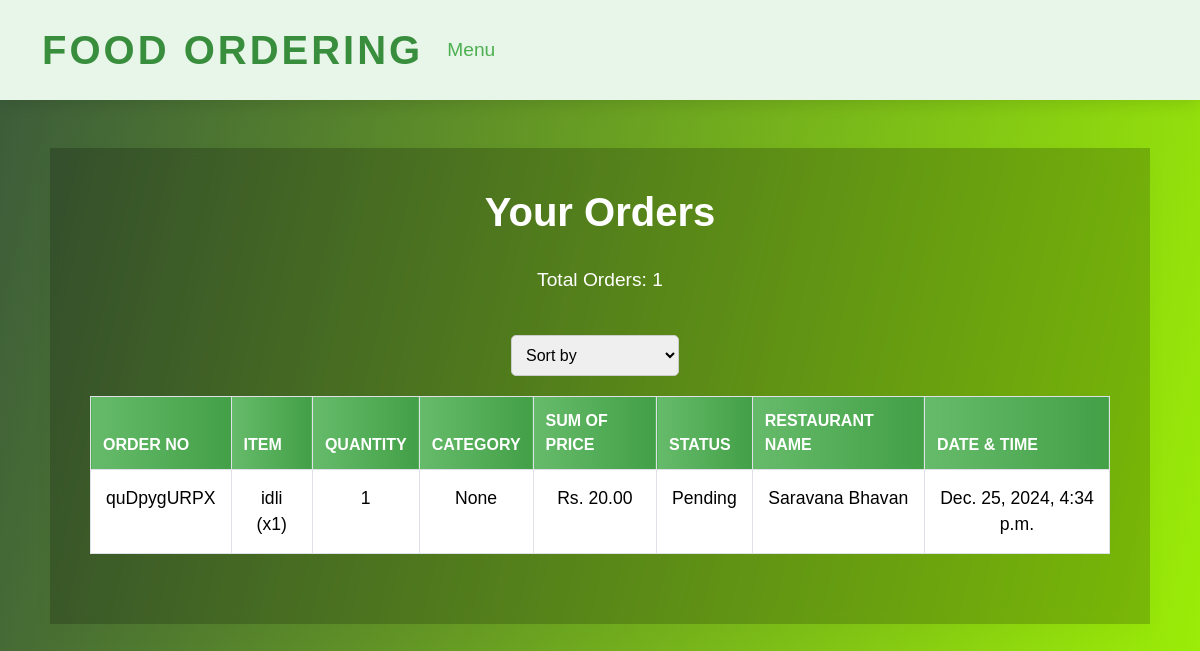
Page /orders/ (signed in) on the committed database.
### customer/models.py (models this page shows, shortened)
class Order(models.Model):
    customer = models.ForeignKey(customerUser, on_delete=models.CASCADE, related_name='orders')
    item = models.CharField(max_length=100)
    quantity = models.IntegerField()
    category = models.CharField(max_length=100)
    sum_of_price = models.DecimalField(max_digits=10, decimal_places=2)
    order_no = models.CharField(max_length=20, unique=True)
    status = models.CharField(max_length=20, choices=[
        ('PENDING', 'Pending'),
        ('CONFIRMED', 'Confirmed'),
        ('OUT_FOR_DELIVERY', 'Out for Delivery'),
        ('DELIVERED', 'Delivered'),
        ('CANCELLED', 'Cancelled')
    ], default='PENDING')
    delivery_person = models.CharField(max_length=100, null=True, blank=True)
    restaurant_name = models.CharField(max_length=100)
    comments = models.TextField(null=True, blank=True)
    date_time = models.DateTimeField(auto_now_add=True)

### customer/views.py (the view)
# urls.py: path('orders/', customerviews.orders, name='orders'),
def orders(request):
    user_orders = Order.objects.filter(customer=request.user)
    return render(request, 'home/orders.html', {'orders': user_orders})

### ordering/templates/home/orders.html (shortened to what this page needs)
<!DOCTYPE html>
<html lang="en">
{% load static %}
<head>
    <link rel="stylesheet" href="https://cdn.jsdelivr.net/npm/bootstrap@5.3.3/dist/css/bootstrap.min.css">
</head>
<body>
    <nav class="navbar navbar-expand-lg navbar-light custom-grey">
        <div class="container-fluid">
            <span class="navbar-brand">Food Ordering</span>
            <div class="collapse navbar-collapse" id="navbarNav">
                <ul class="navbar-nav me-auto">
                    <li class="nav-item active">
                        <a class="nav-link menu-link" href="/menu">Menu</a>
                    </li>
                </ul>
            </div>
        </div>
    </nav>
    <div class="container mt-5">
        <h2 class="text-center">Your Orders</h2>
        <p>Total Orders: {{ orders|length }}</p>
        <div class="filter-container">
            <select onchange="sortTable(this.value)">
                <option value="" disabled selected>Sort by</option>
            </select>
        </div>
        <div class="table-container">
            <table class="table table-bordered">
                <thead>
                    <tr>
                        <th>Order No</th>
                        <th>Item</th>
                        <th>Quantity</th>
                        <th>Category</th>
                        <th>Sum of Price</th>
                        <th>Status</th>
                        <th>Restaurant Name</th>
                        <th>Date & Time</th>
                    </tr>
                </thead>
                <tbody>
                    {% for order in orders %}
                    <tr>
                        <td>{{ order.order_no }}</td>
                        <td>{{ order.item }}</td>
                        <td>{{ order.quantity }}</td>
                        <td>{{ order.category }}</td>
                        <td>Rs. {{ order.sum_of_price }}</td>
                        <td>{{ order.get_status_display }}</td>
                        <td>{{ order.restaurant_name }}</td>
                        <td>{{ order.date_time }}</td>
                    </tr>
                    {% endfor %}
                </tbody>
            </table>
        </div>
    </div>
</body>
</html>

### ordering/templates/home/orders.html (style rules this page uses)
body { font-family: 'Poppins', sans-serif; margin: 0; padding: 0; background: linear-gradient(103deg, #3b5a3b, #9ced07); color: #333; overflow-x: hidden; }
.navbar { background-color: #e8f5e9; padding: 15px 30px; box-shadow: 0 4px 15px rgba(0, 0, 0, 0.1); position: sticky; top: 0; z-index: 10; }
.navbar-brand { font-weight: 700; color: #388e3c; font-size: 2.5em; text-transform: uppercase; letter-spacing: 3px; }
.nav-link.menu-link { color: #4caf50; font-size: 1.2em; margin-right: 20px; text-transform: capitalize; transition: color 0.3s ease; }
.container { margin: 50px auto; max-width: 1100px; background: rgba(0, 0, 0, 0.2); backdrop-filter: blur(6px); padding: 40px; box-shadow: 0 8px 24px rgba(0, 0, 0, 0.025); overflow: hidden; position: relative; }
h2 { color: #ffffff; font-size: 2.5em; font-weight: 800; margin-bottom: 30px; text-align: center; text-transform: capitalize; }
p { font-size: 1.2rem; text-align: center; color: #ffffff; margin-bottom: 40px; }
.table { border-collapse: collapse; width: 100%; margin-bottom: 30px; }
.table thead th { background: linear-gradient(to right, #66bb6a, #43a047); color: #ffffff; font-size: 1em; padding: 12px; text-transform: uppercase; }
.table tbody tr { background: rgba(0, 0, 0, 0.1); transition: transform 0.3s ease, box-shadow 0.3s ease; }
.table tbody td { padding: 15px; text-align: center; font-size: 1.1em; color: black; }
.filter-container { display: flex; justify-content: center; margin-bottom: 20px; }
.filter-container select { padding: 10px; font-size: 1rem; border-radius: 5px; border: 1px solid #ccc; margin-right: 10px; }

### rows in the picture
Order: order_no "quDpygURPX", item "idli (x1)", quantity "1", category "None", sum_of_price "20.00", status "Pending", restaurant_name "Saravana Bhavan", date_time "Dec. 25, 2024, 4:34 p.m."

### other values in the picture
{{ orders|length }} "1"
